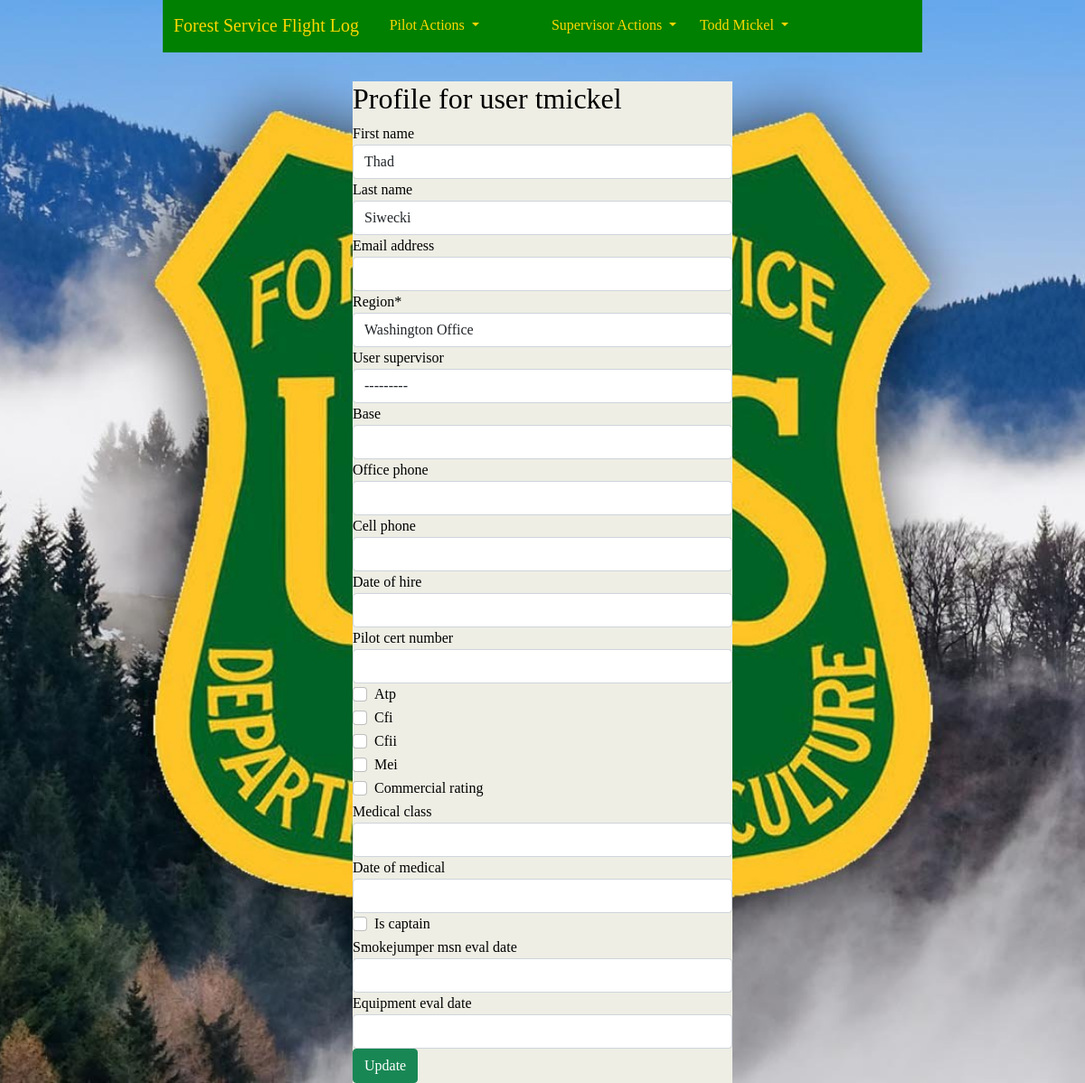
Before: /accounts/3/update/ (signed in) with the older database file.
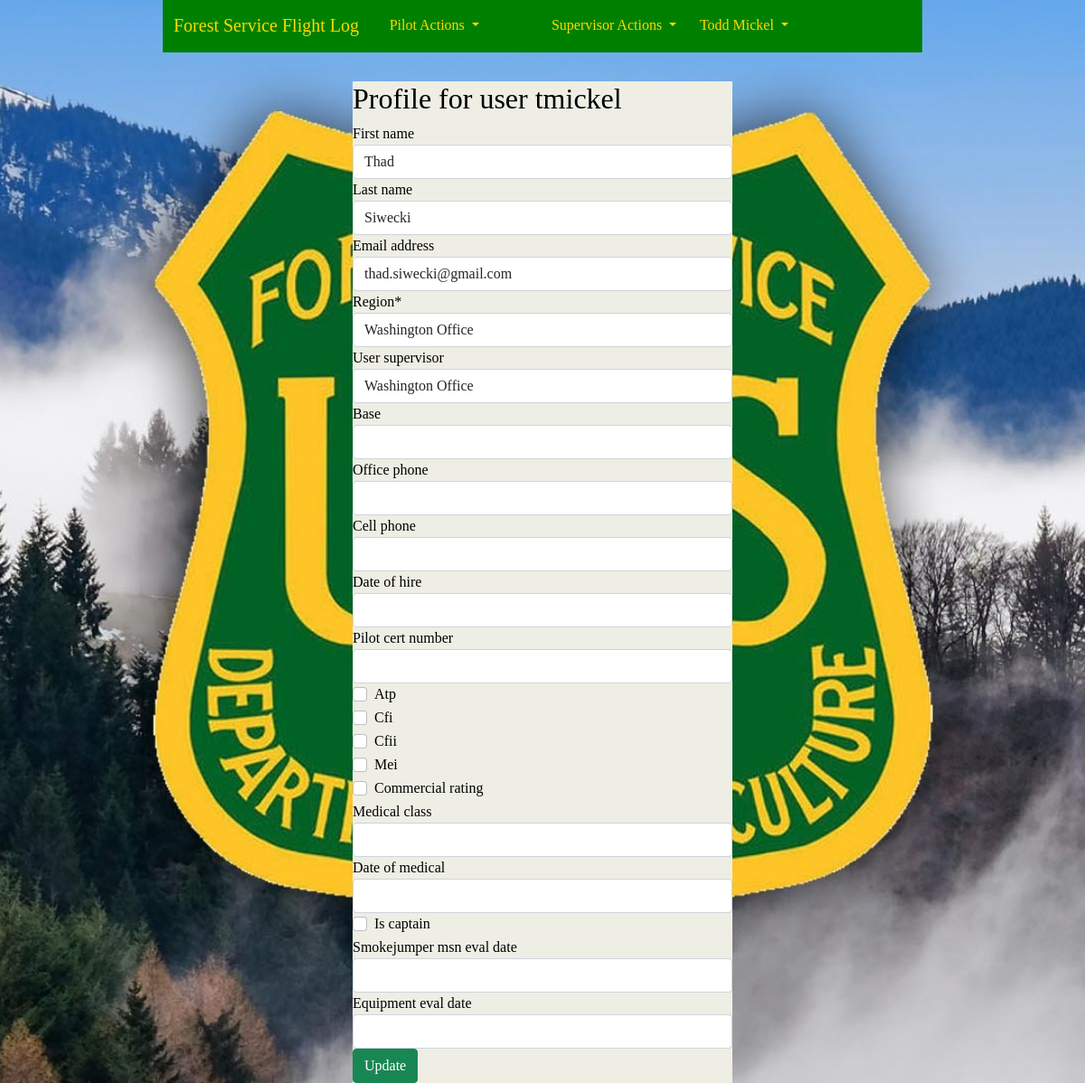
After: the same page with the newer database file.
### accounts/models.py (models this page shows, shortened)
class CustomUser(AbstractUser):
    REGION_CHOICES = [
        ('1', '1 - Northern'),
        ('2', '2 - Rocky Mountain'),
        ('3', '3 - Southwestern'),
        ('4', '4 - Intermountain'),
        ('5', '5 - Pacific Southwest'),
        ('6', '6 - Pacific Northwest'),
        ('8', '8 - Southern'),
        ('9', '9 - Eastern'),
        ('10', '10 - Alaska'),
        ('WO', 'Washington Office'),
    ]
    '''username = None
    email = models.EmailField(_('email address'), unique=True)'''
    region = models.CharField(
        max_length=4,
        choices=REGION_CHOICES,
        default='WO',
        null=False,
        blank=False
        )
    base = models.CharField(max_length=20, blank=True)
    office_phone = models.CharField(max_length=12, blank=True)
    cell_phone = models.CharField(max_length=12, blank=True)
    date_of_hire = models.DateField(null=True, blank=True)
    pilot_cert_number = models.CharField(max_length=20, blank=True)
    atp = models.BooleanField(default=False)
    cfi = models.BooleanField(default=False)
    cfii = models.BooleanField(default=False)
    mei = models.BooleanField(default=False)
    commercial_rating = models.BooleanField(default=False)
    medical_class = models.IntegerField(null=True, blank=True)
    date_of_medical = models.DateField(null=True, blank=True)
    user_supervisor = models.ForeignKey(
        'self',
        on_delete=models.PROTECT,
        limit_choices_to={'is_supervisor': True},
        blank=True,
        null=True
        )
    is_supervisor = models.BooleanField(default=False)
    is_captain = models.BooleanField(default=False)
    smokejumper_msn_eval_date = models.DateField(null=True, blank=True)
    equipment_eval_date = models.DateField(null=True, blank=True)
    order = ('username',)
    USERNAME_FIELD = 'username'
    REQUIRED_FIELDS = []
    def __str__(self):
        return f'{self.first_name} {self.last_name}'

### accounts/views.py (the view, shortened to what this page needs)
# urls.py: path("<int:pk>/update/", ProfileView.as_view(), name="profile")
class ProfileView(LoginRequiredMixin, generic.edit.UpdateView):
    model = CustomUser
    form_class = ProfileForm
    success_url = reverse_lazy('home')
    template_name = 'profile.html'

### accounts/forms.py
class ProfileForm(forms.ModelForm):
    class Meta:
        model = CustomUser
        fields = [
            'first_name', 'last_name', 'email',
            'region', 'user_supervisor', 'base',
            'office_phone', 'cell_phone', 'date_of_hire',
            'pilot_cert_number', 'atp', 'cfi', 'cfii', 'mei',
            'commercial_rating', 'medical_class', 'date_of_medical',
            'is_captain', 'smokejumper_msn_eval_date', 'equipment_eval_date',
            ]

### templates/profile.html (shortened to what this page needs)
{% extends 'base.html' %}
{% load crispy_forms_tags %}
{% block content %}
    <div class="col-md-8 offset-md-3 prof2" style="max-width: 50%;">
        <h2>Profile for user {{ user.get_username }}</h2>
        <form method="POST">
            {{ form|crispy }}
            <button class="btn btn-success ml-2 profbn" type="submit">Update</button>
        </form>
    </div>
{% endblock content %}

Changed rows visible on the page:
changed CustomUser "Washington Office": email (not shown) → "thad.siwecki@gmail.com"; user_supervisor "---------" → "Washington Office"
